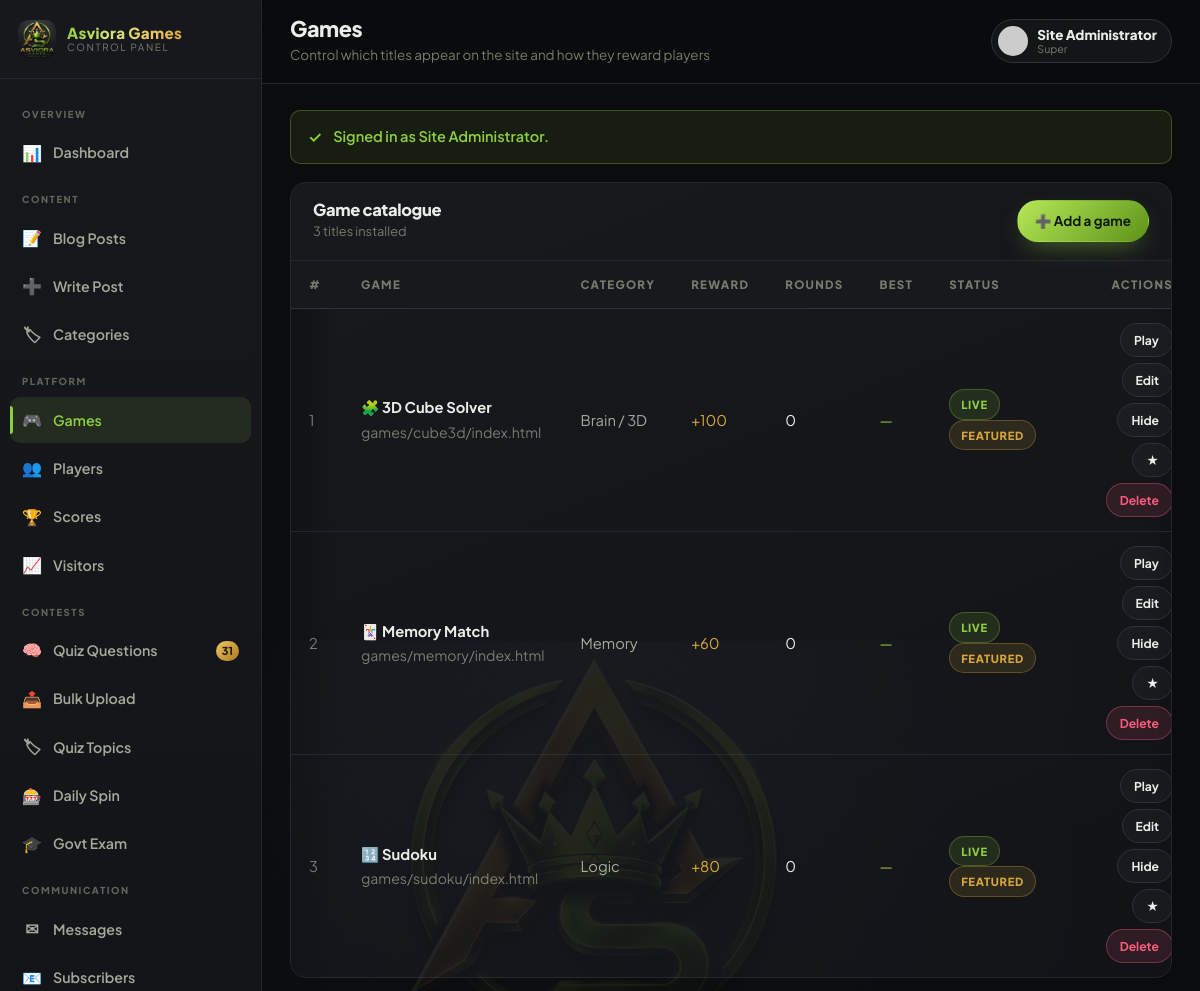
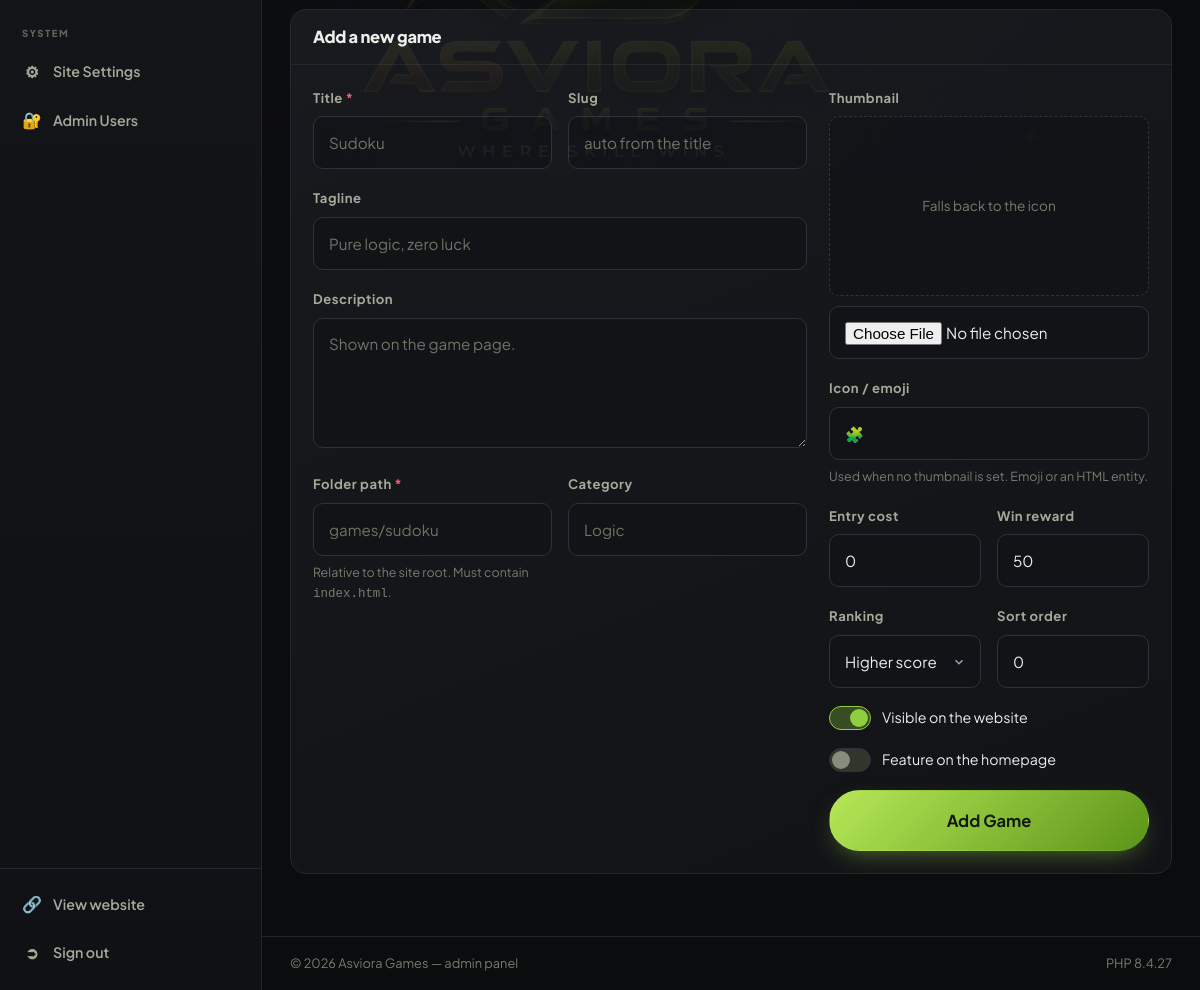
Screenshot of /admin/games.php (signed in) with the database file from the repository (2 pictures, top to bottom).
### tables this page shows
CREATE TABLE `games` (
  `id`            INT UNSIGNED NOT NULL AUTO_INCREMENT,
  `slug`          VARCHAR(60)  NOT NULL,
  `title`         VARCHAR(120) NOT NULL,
  `tagline`       VARCHAR(180) DEFAULT NULL,
  `description`   TEXT,
  `category`      VARCHAR(60)  NOT NULL DEFAULT 'Puzzle',
  `path`          VARCHAR(200) NOT NULL COMMENT 'relative folder of the HTML5 game',
  `thumbnail`     VARCHAR(255) DEFAULT NULL,
  `icon`          VARCHAR(20)  DEFAULT NULL COMMENT 'emoji / short glyph',
  `entry_coins`   INT          NOT NULL DEFAULT 0,
  `reward_coins`  INT          NOT NULL DEFAULT 50,
  `score_order`   ENUM('desc','asc') NOT NULL DEFAULT 'desc'
                  COMMENT 'desc = higher is better, asc = lower (time) is better',
  `is_active`     TINYINT(1)   NOT NULL DEFAULT 1,
  `is_featured`   TINYINT(1)   NOT NULL DEFAULT 0,
  `sort_order`    INT          NOT NULL DEFAULT 0,
  `plays`         INT UNSIGNED NOT NULL DEFAULT 0,
  `created_at`    TIMESTAMP    NOT NULL DEFAULT CURRENT_TIMESTAMP,
  PRIMARY KEY (`id`),
  UNIQUE KEY `uq_game_slug` (`slug`),
  KEY `idx_game_active` (`is_active`)
);

### admin/games.php (the view, shortened to what the rows shown need)
<?php
require_once __DIR__ . '/includes/auth.php';
$A = require_admin();
$admin_title = 'Games';
$editId = (int) get('edit');
$edit   = $editId ? fetch_one('SELECT * FROM games WHERE id = ?', [$editId]) : null;
$games = fetch_all(
    'SELECT g.*, COUNT(s.id) AS rounds, COALESCE(MAX(s.score),0) AS best
     FROM games g LEFT JOIN scores s ON s.game_id = g.id
     GROUP BY g.id ORDER BY g.sort_order, g.id');
require __DIR__ . '/includes/layout.php';
?>
<div class="adm-panel">
  <div class="adm-panel-head">
    <div><h2>Game catalogue</h2><p><?= count($games) ?> title<?= count($games) === 1 ? '' : 's' ?> installed</p></div>
  </div>
  <div class="adm-panel-body flush">
    <div class="table-scroll">
      <table class="tbl" style="min-width:900px">
        <thead>
          <tr><th style="width:52px">#</th><th>Game</th><th>Category</th><th>Reward</th>
              <th>Rounds</th><th>Best</th><th>Status</th><th style="text-align:right">Actions</th></tr>
        </thead>
        <tbody>
          <?php foreach ($games as $g): ?>
            <tr>
              <td class="text-dim"><?= (int) $g['sort_order'] ?></td>
              <td>
                <strong style="display:block"><?= $g['icon'] ?> <?= e($g['title']) ?></strong>
                <span class="text-dim"><?= e($g['path']) ?>/index.html</span>
              </td>
              <td class="text-muted"><?= e($g['category']) ?></td>
              <td class="text-gold">+<?= num($g['reward_coins']) ?></td>
              <td><?= num($g['rounds']) ?></td>
              <td class="text-green"><?= $g['best'] ? num($g['best']) : '&mdash;' ?></td>
              <td>
                <span class="badge <?= $g['is_active'] ? 'badge-green' : 'badge-red' ?>">
                  <?= $g['is_active'] ? 'live' : 'hidden' ?></span>
                <?php if ($g['is_featured']): ?>
                  <span class="badge badge-gold">featured</span>
                <?php endif; ?>
              </td>
              <td>
                <div class="adm-actions">
                  <a href="<?= url('play.php?game=' . urlencode($g['slug'])) ?>" target="_blank"
                     rel="noopener" class="btn btn-ghost btn-xs">Play</a>
                  <a href="<?= admin_url('games.php?edit=' . (int) $g['id']) ?>#gameForm"
                     class="btn btn-ghost btn-xs">Edit</a>
                  <form method="post" style="display:inline">
                    <button class="btn btn-ghost btn-xs" type="submit">
                      <?= $g['is_active'] ? 'Hide' : 'Show' ?></button>
                  </form>
                  <form method="post" style="display:inline">
                    <button class="btn btn-ghost btn-xs" type="submit" title="Toggle featured">&#9733;</button>
                  </form>
                  <form method="post" style="display:inline">
                    <button class="btn btn-danger btn-xs" type="submit"
                      data-confirm="Delete &quot;<?= e($g['title']) ?>&quot;? All <?= (int) $g['rounds'] ?> score record(s) go with it.">
                      Delete</button>
                  </form>
                </div>
              </td>
            </tr>
          <?php endforeach; ?>
        </tbody>
      </table>
    </div>
  </div>
</div>
<div class="adm-panel" id="gameForm">
  <div class="adm-panel-head">
    <h2><?= $edit ? 'Edit: ' . e($edit['title']) : 'Add a new game' ?></h2>
  </div>
</div>
<?php
require __DIR__ . '/includes/layout_end.php';

### admin/includes/layout.php (shortened to what the rows shown need)
<?php
$A    = require_admin();
?>
<!DOCTYPE html>
<html lang="en">
<head>
<link rel="stylesheet" href="<?= asset('assets/css/style.css') ?>">
<link rel="stylesheet" href="<?= asset('assets/css/admin.css') ?>">
</head>
<body class="admin-body">
<div class="adm-main">
  <header class="adm-top">
    <div>
      <h1><?= e($admin_title ?? 'Dashboard') ?></h1>
    </div>
    <div class="adm-top-right">
      <div class="adm-me">
        <span>
          <strong><?= e($A['name']) ?></strong>
          <em><?= e(ucfirst($A['role'])) ?></em>
        </span>
      </div>
    </div>
  </header>
  <div class="adm-content">

### rows the page displays
games: sort_order "1", icon "🧩", title "3D Cube Solver", path "games/cube3d", category "Brain / 3D", reward_coins "100", rounds "0", is_active "LIVE", is_featured "FEATURED"
games: sort_order "2", icon "🃏", title "Memory Match", path "games/memory", category "Memory", reward_coins "60", rounds "0", is_active "LIVE", is_featured "FEATURED"
games: sort_order "3", icon "🔢", title "Sudoku", path "games/sudoku", category "Logic", reward_coins "80", rounds "0", is_active "LIVE", is_featured "FEATURED"

### other values shown
$site "Asviora Games"
$section['group'] "OVERVIEW"
$it[1] "📊"
$it[2] "Dashboard"
$section['group'] "CONTENT"
$it[1] "📝"
$it[2] "Blog Posts"
$it[1] "➕"
$it[2] "Write Post"
$it[1] "🏷"
$it[2] "Categories"
$section['group'] "PLATFORM"
$it[1] "🎮"
$it[2] "Games"
$it[1] "👥"
